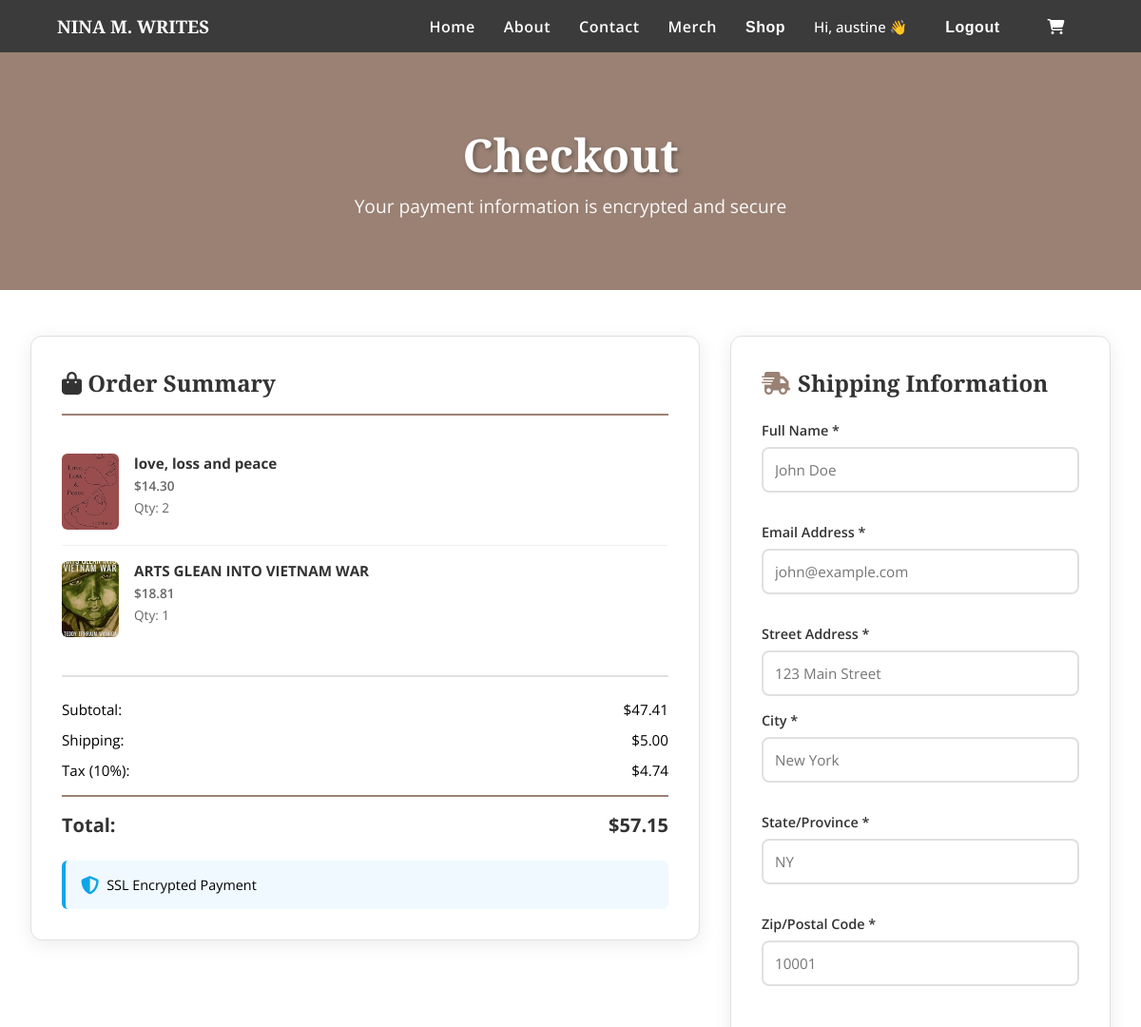
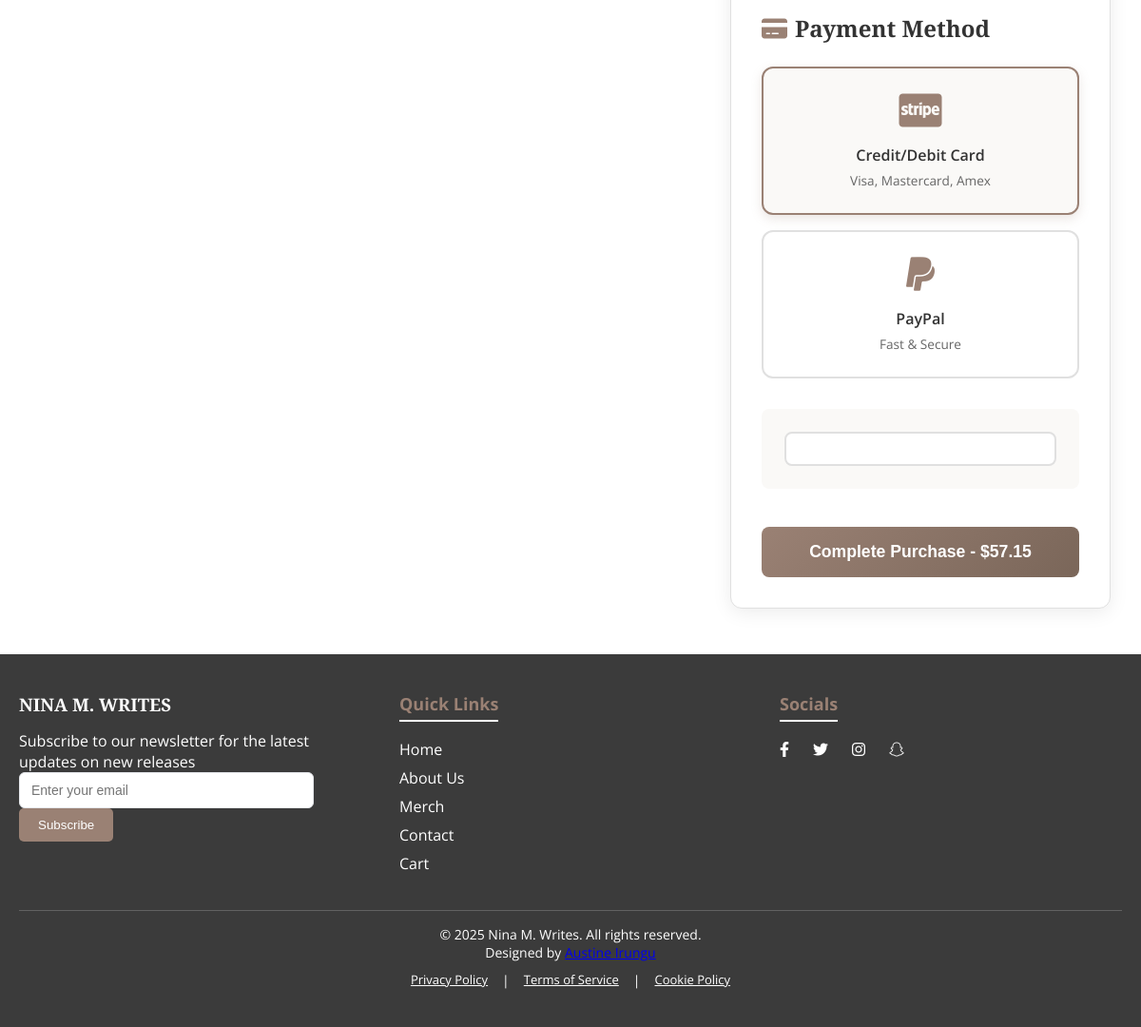
Before: /checkout/ (signed in) with the older database file (2 pictures, top to bottom).
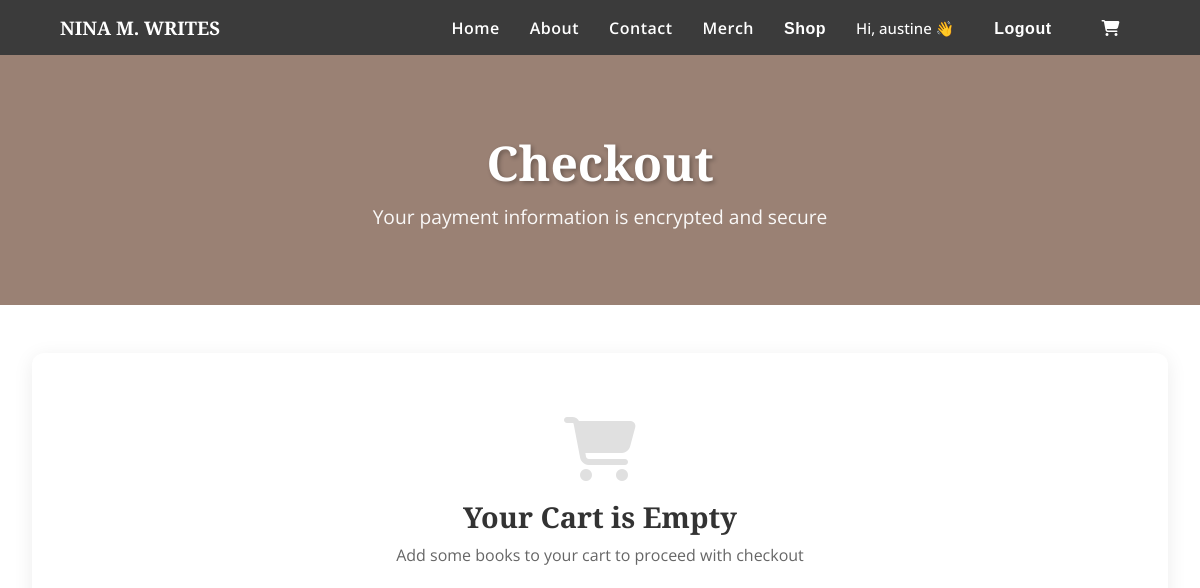
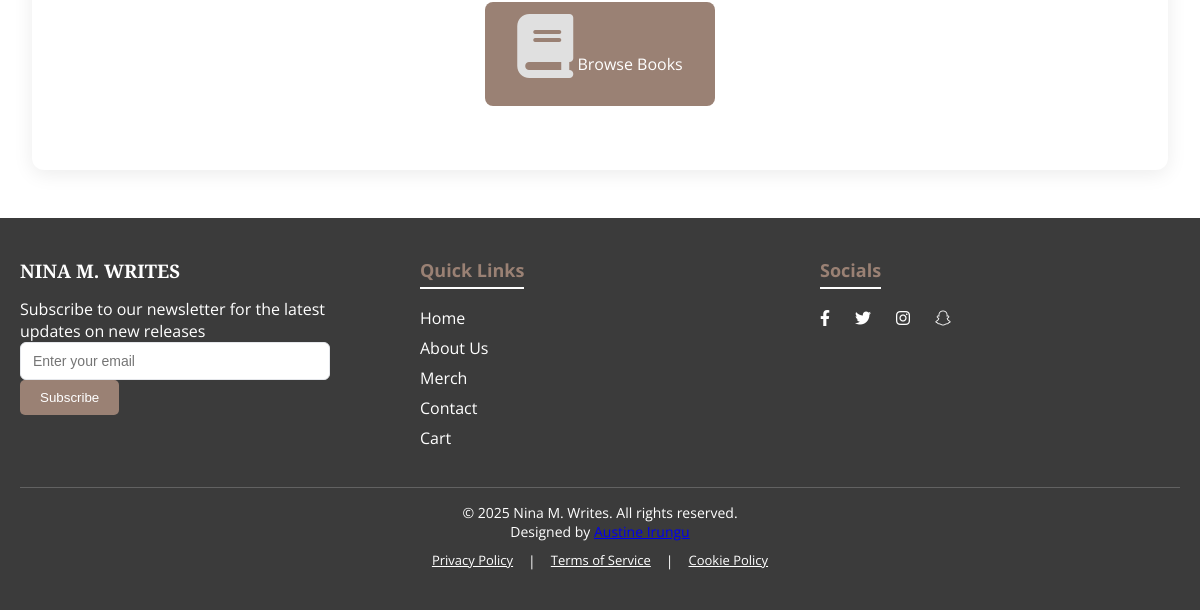
After: the same page with the newer database file (2 pictures, top to bottom).
### bookstore/models.py (models this page shows, shortened)
class CartItem(models.Model):
    cart = models.ForeignKey(
        Cart,
        related_name='items',
        on_delete=models.CASCADE
    )
    book = models.ForeignKey(Book, on_delete=models.CASCADE)
    quantity = models.PositiveIntegerField(
        default=1,
        validators=[MinValueValidator(1)]
    )
    added_at = models.DateTimeField(auto_now_add=True)
    @property
    def total_price(self):
        return Decimal(str(self.quantity)) * self.book.price
    class Meta:
        unique_together = ['cart', 'book']
        ordering = ['-added_at']

class Book(models.Model):
    title = models.CharField(max_length=200)
    author = models.CharField(max_length=100)
    description = models.TextField()
    price = models.DecimalField(
        max_digits=10,
        decimal_places=2,
        validators=[MinValueValidator(Decimal('0.00'))]
    )
    image = models.ImageField(upload_to='books/', blank=True, null=True)
    published_date = models.DateField()
    stock_quantity = models.PositiveIntegerField(default=0)
    isbn = models.CharField(max_length=13, unique=True, blank=True, null=True)
    created_at = models.DateTimeField(auto_now_add=True)
    updated_at = models.DateTimeField(auto_now=True)
    class Meta:
        ordering = ['title']
        indexes = [
            models.Index(fields=['isbn']),
            models.Index(fields=['author']),
        ]

### bookstore/views.py (the view, shortened to what this page needs)
# urls.py: path('checkout/', views.checkout, name='checkout'),
def checkout(request):
    from decimal import Decimal
    cart_items = []
    cart_total = Decimal('0.00')
    if request.user.is_authenticated:
        try:
            customer = Customer.objects.get(email=request.user.email)
            cart_obj = Cart.objects.filter(customer=customer).first()
            if cart_obj:
                cart_items = cart_obj.items.all()
                cart_total = cart_obj.total_price
        except Customer.DoesNotExist:
            pass
    cart_tax = cart_total * Decimal('0.10')  # 10% tax
    shipping = Decimal('5.00')
    cart_grand_total = cart_total + cart_tax + shipping
    context = {
        'stripe_public_key': settings.STRIPE_PUBLIC_KEY,
        'cart_items': cart_items,
        'cart_total': cart_total,
        'cart_tax': cart_tax,
        'cart_grand_total': cart_grand_total,
    }
    return render(request, 'bookstore/checkout.html', context)

### bookstore/models.py (called while the page is built)
    @property
    def total_price(self):
        return sum(item.total_price for item in self.items.all())

### bookstore/templates/bookstore/checkout.html (shortened to what the changed rows need)
{% extends 'bookstore/base.html' %}
{% load static %}
{% block extra_css %}
<link rel="stylesheet" href="{% static 'bookstore/css/checkout.css' %}">
{% endblock %}
{% block content %}
<header>
    <div class="header-content">
        <h1>Checkout</h1>
    </div>
</header>
<div class="checkout-wrapper">
    {% if cart_items %}
        <aside class="order-summary-sidebar">
            <h3><i class="fas fa-shopping-bag"></i> Order Summary</h3>
            <div class="cart-items-list">
                {% for item in cart_items %}
                <div class="cart-item">
                    {% if item.book.image %}
                    <img src="{{ item.book.image.url }}" alt="{{ item.book.title }}" class="item-image">
                    {% endif %}
                    <div class="item-details">
                        <h4>{{ item.book.title }}</h4>
                        <p class="item-price">${{ item.book.price|floatformat:2 }}</p>
                        <p>Qty: {{ item.quantity }}</p>
                    </div>
                </div>
                {% endfor %}
            </div>
            <div class="summary-totals">
                <div class="summary-row">
                    <span>Subtotal:</span>
                    <span>${{ cart_total|floatformat:2 }}</span>
                </div>
                <div class="summary-row">
                    <span>Shipping:</span>
                    <span>$5.00</span>
                </div>
                <div class="summary-row">
                    <span>Tax (10%):</span>
                    <span>${{ cart_tax|floatformat:2 }}</span>
                </div>
                <div class="summary-row total">
                    <span>Total:</span>
                    <span>${{ cart_grand_total|floatformat:2 }}</span>
                </div>
            </div>
            <div class="security-badge">
                <i class="fas fa-shield-alt"></i>
                <span>SSL Encrypted Payment</span>
            </div>
        </aside>
        <div class="checkout-form">
            <form id="payment-form">
                <div class="form-section">
                    <h2><i class="fas fa-shipping-fast"></i> Shipping Information</h2>
                    <div class="form-row">
                        <div class="form-group">
                            <label for="name">Full Name *</label>
                            <input type="text" id="name" name="name" placeholder="John Doe" required>
                        </div>
                        <div class="form-group">
                            <label for="email">Email Address *</label>
                            <input type="email" id="email" name="email" placeholder="john@example.com" required>
                        </div>
                    </div>
                    <div class="form-group">
                        <label for="address">Street Address *</label>
                        <input type="text" id="address" name="address" placeholder="123 Main Street" required>
                    </div>
                    <div class="form-row">
                        <div class="form-group">
                            <label for="city">City *</label>
                            <input type="text" id="city" name="city" placeholder="New York" required>
                        </div>
                        <div class="form-group">
                            <label for="state">State/Province *</label>
                            <input type="text" id="state" name="state" placeholder="NY" required>
                        </div>
                        <div class="form-group">
                            <label for="zip">Zip/Postal Code *</label>
                            <input type="text" id="zip" name="zip" placeholder="10001" required>
                        </div>
                    </div>
                </div>
                <div class="form-section">
                    <h2><i class="fas fa-credit-card"></i> Payment Method</h2>
                    <div class="payment-methods">
                        <label class="payment-option active">
                            <i class="fab fa-cc-stripe"></i>
                            <div class="payment-name">Credit/Debit Card</div>
                            <small>Visa, Mastercard, Amex</small>
                        </label>
                        <label class="payment-option">
                            <i class="fab fa-paypal"></i>
                            <div class="payment-name">PayPal</div>
                            <small>Fast & Secure</small>
                        </label>
                    </div>
                    <div class="payment-section active" id="stripe-section">
                        <div id="card-element"></div>
                    </div>
                </div>
                <button type="submit" class="submit-button" id="submit-button">
                    <span id="button-text">Complete Purchase - ${{ cart_grand_total|floatformat:2 }}</span>
                </button>
            </form>
        </div>
    {% else %}
        <div class="empty-cart">
            <i class="fas fa-shopping-cart"></i>
            <h3>Your Cart is Empty</h3>
            <p>Add some books to your cart to proceed with checkout</p>
            <a href="{% url 'bookstore:books' %}"><i class="fas fa-book"></i> Browse Books</a>
        </div>
    {% endif %}
</div>
{% endblock %}

Changed rows visible on the page:
removed CartItem: book.image (picture), book "love, loss and peace", book.price "14.30", quantity "2"
removed CartItem: book.image (picture), book "ARTS GLEAN INTO VIETNAM WAR", book.price "18.81", quantity "1"
Other visible differences:
{{ cart_total|floatformat:2 }}: "47.41" → (not shown)
{{ cart_tax|floatformat:2 }}: "4.74" → (not shown)
{{ cart_grand_total|floatformat:2 }}: "57.15" → (not shown)
text no longer shown: "Order Summary Subtotal: $ Shipping: $5.00 Tax (10%): $ Total: $ SSL Encrypted Payment Shipping Information Full Name * Email Address * Street Address * City * State/Province * Zip/Postal Code * Payment Method Credit/Debit Card Visa, Mastercard, Amex PayPal Fast & Secure Complete Purchase - $"
text now shown: "Your Cart is Empty Add some books to your cart to proceed with checkout Browse Books"
